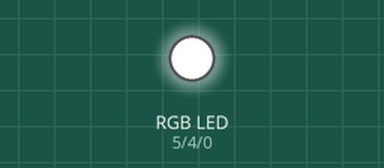
Bench run of a sketch on a simulated Arduino Uno, built with avr-gcc and run on an emulated ATmega328P. Shown: an RGB LED mixed from three pins (HIGH = lit).

Above: at 0.05 s.
At 1.95 s:
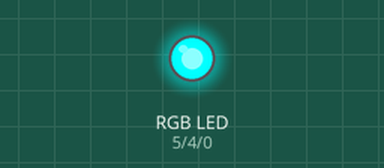
At 4.05 s:
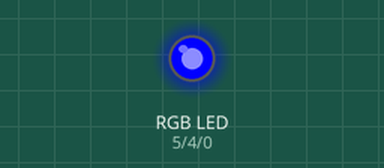
At 8.15 s:
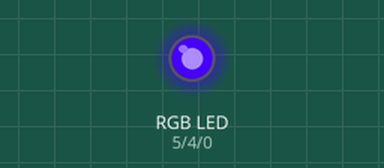
At 12.25 s:
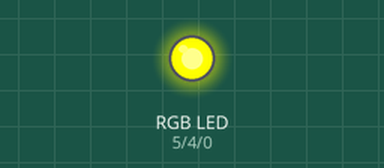
At 16.45 s:
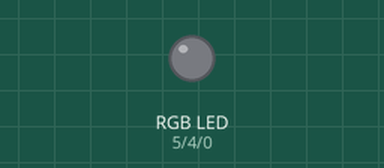
Timing chart, 0 to 21.5 s (numbered marks = the images above):
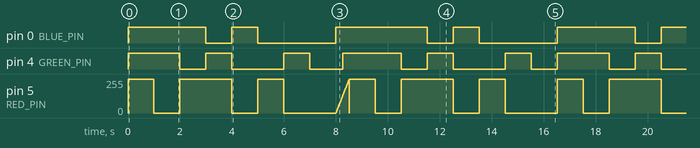

Measured:
- by itself, pin 0 (BLUE_PIN): repeats every 16.5 s: LOW 1.0 s, HIGH 1.0 s, LOW 3.0 s, HIGH 3.5 s, LOW 1.0 s, HIGH 1.0 s, LOW 3.0 s, HIGH 3.0 s
- by itself, pin 5 (RED_PIN): moves between 0/255 and 255/255, repeating every 16.5 s
- by itself, pin 4 (GREEN_PIN): repeats every 16.5 s: LOW 1.0 s, HIGH 1.0 s, LOW 2.0 s, HIGH 1.0 s, LOW 1.3 s, HIGH 2.3 s, LOW 1.0 s, HIGH 1.0 s, LOW 2.0 s, HIGH 1.0 s, LOW 1.0 s, HIGH 2.0 s

The sketch:

RGB_LED.ino
```cpp
const int RED_PIN = 5;
const int GREEN_PIN = 4;
const int BLUE_PIN = 0;

void setup()
{
pinMode(RED_PIN, OUTPUT);
pinMode(GREEN_PIN, OUTPUT);
pinMode(BLUE_PIN, OUTPUT);
}
void loop()
{

mainColors();
showSpectrum();
mainColors();
}
void mainColors()
{
// Off (all LEDs off):

digitalWrite(RED_PIN, 1);
digitalWrite(GREEN_PIN, 1);
digitalWrite(BLUE_PIN, 1);

delay(1000);

// Red (turn just the red LED on):

digitalWrite(RED_PIN, 0);
digitalWrite(GREEN_PIN, 1);
digitalWrite(BLUE_PIN, 1);

delay(1000);

// Green (turn just the green LED on):

digitalWrite(RED_PIN, 1);
digitalWrite(GREEN_PIN, 0);
digitalWrite(BLUE_PIN, 1);

delay(1000);

// Blue (turn just the blue LED on):

digitalWrite(RED_PIN, 1);
digitalWrite(GREEN_PIN, 1);
digitalWrite(BLUE_PIN, 0);

delay(1000);

// Yellow (turn red and green on):

digitalWrite(RED_PIN, 0);
digitalWrite(GREEN_PIN, 0);
digitalWrite(BLUE_PIN, 1);

delay(1000);

// Cyan (turn green and blue on):

digitalWrite(RED_PIN, 1);
digitalWrite(GREEN_PIN, 0);
digitalWrite(BLUE_PIN, 0);

delay(1000);

// Purple (turn red and blue on):

digitalWrite(RED_PIN, 0);
digitalWrite(GREEN_PIN, 1);
digitalWrite(BLUE_PIN, 0);

delay(1000);

// White (turn all the LEDs on):

digitalWrite(RED_PIN, 0);
digitalWrite(GREEN_PIN, 0);
digitalWrite(BLUE_PIN, 0);

delay(1000);
}
void showSpectrum()
{

for (int i=-255;i<=0; i=i+5)
{
    analogWrite(RED_PIN,i);
    analogWrite(GREEN_PIN,i+255);
    analogWrite(BLUE_PIN,i+500);
    delay(10);
}
}
```
